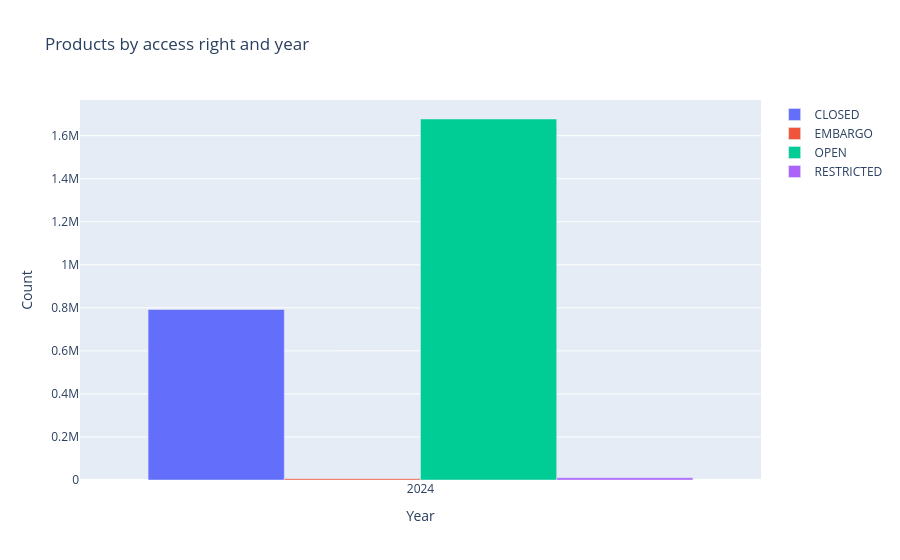

Notebook code for this chart:
### Markdown cell above
### **Task:** count OA statuses of all products

### Code cell
cols = ["id", "bestAccessRight", "publicationDate"]

products = (
    publications.select(*cols)
    .union(datasets.select(*cols))
    .union(software.select(*cols))
    .union(others.select(*cols))
    .distinct()
)

result = (
    products
    .where("bestAccessRight is not null")
    .selectExpr("bestAccessRight.label as accessright",
        "substring(publicationDate, 1, 4) as year"
    )
    .groupBy("accessright", "year")
    .count()
    .orderBy(F.desc("count"))
    .limit(20)
    .toPandas()
)

fig = go.Figure()
for accessright, group in result.groupby("accessright"):
    fig.add_bar(x=group["year"], y=group["count"], name=accessright)
fig.update_layout(
    barmode="group",
    xaxis_title="Year",
    yaxis_title="Count",
    title="Products by access right and year",
)
fig.show()

### Figure 1 — Plotly figure (JSON) as saved in the notebook; plotly's stock layout.template omitted (floating-point values rounded to 4 significant figures)
{"data": [{"name": "CLOSED", "type": "bar", "x": ["2024"], "y": [792089]}, {"name": "EMBARGO", "type": "bar", "x": ["2024"], "y": [6198]}, {"name": "OPEN", "type": "bar", "x": ["2024"], "y": [1677407]}, {"name": "RESTRICTED", "type": "bar", "x": ["2024"], "y": [10191]}], "layout": {"barmode": "group", "title": {"text": "Products by access right and year"}, "xaxis": {"title": {"text": "Year"}}, "yaxis": {"title": {"text": "Count"}}}}
